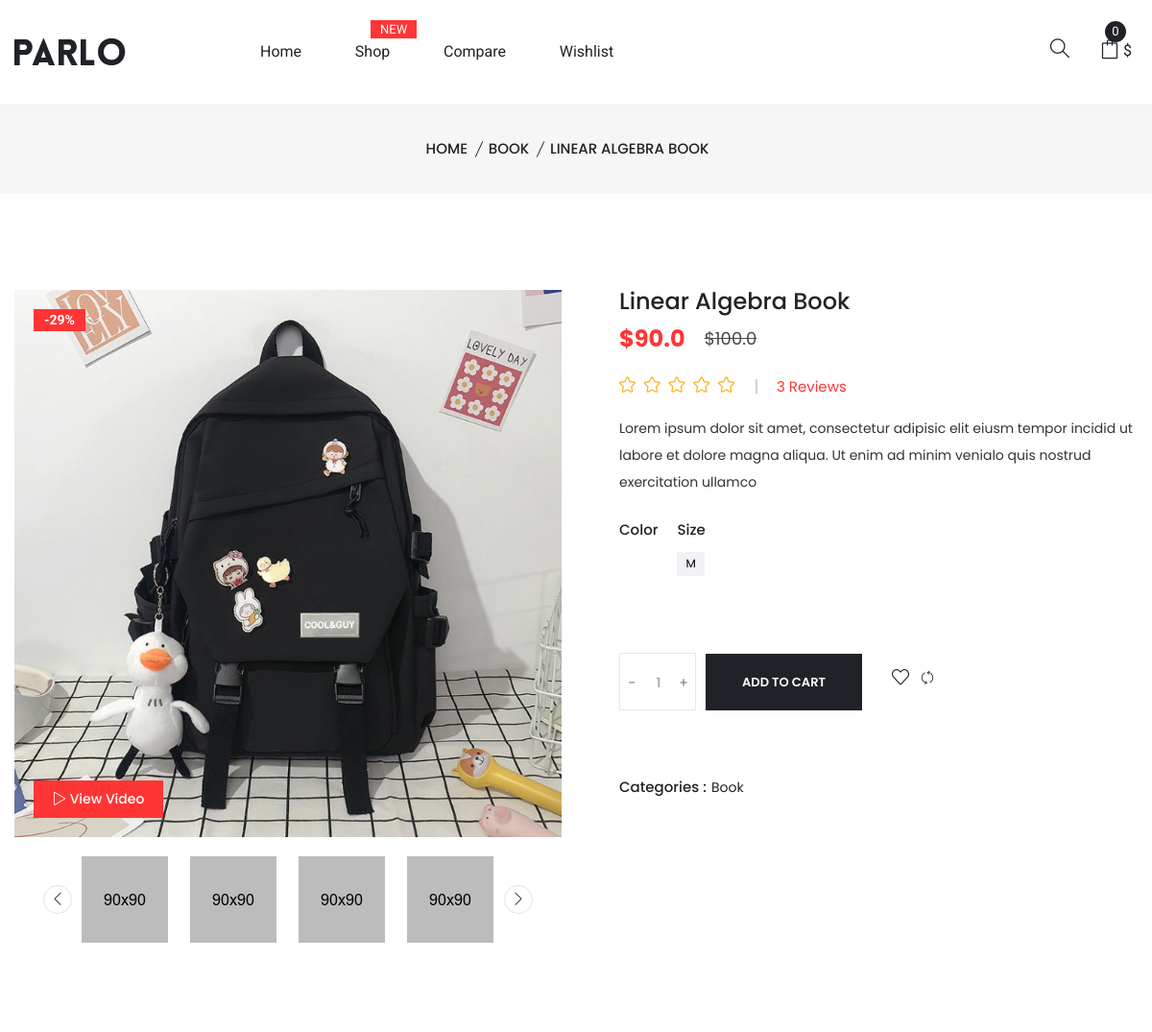
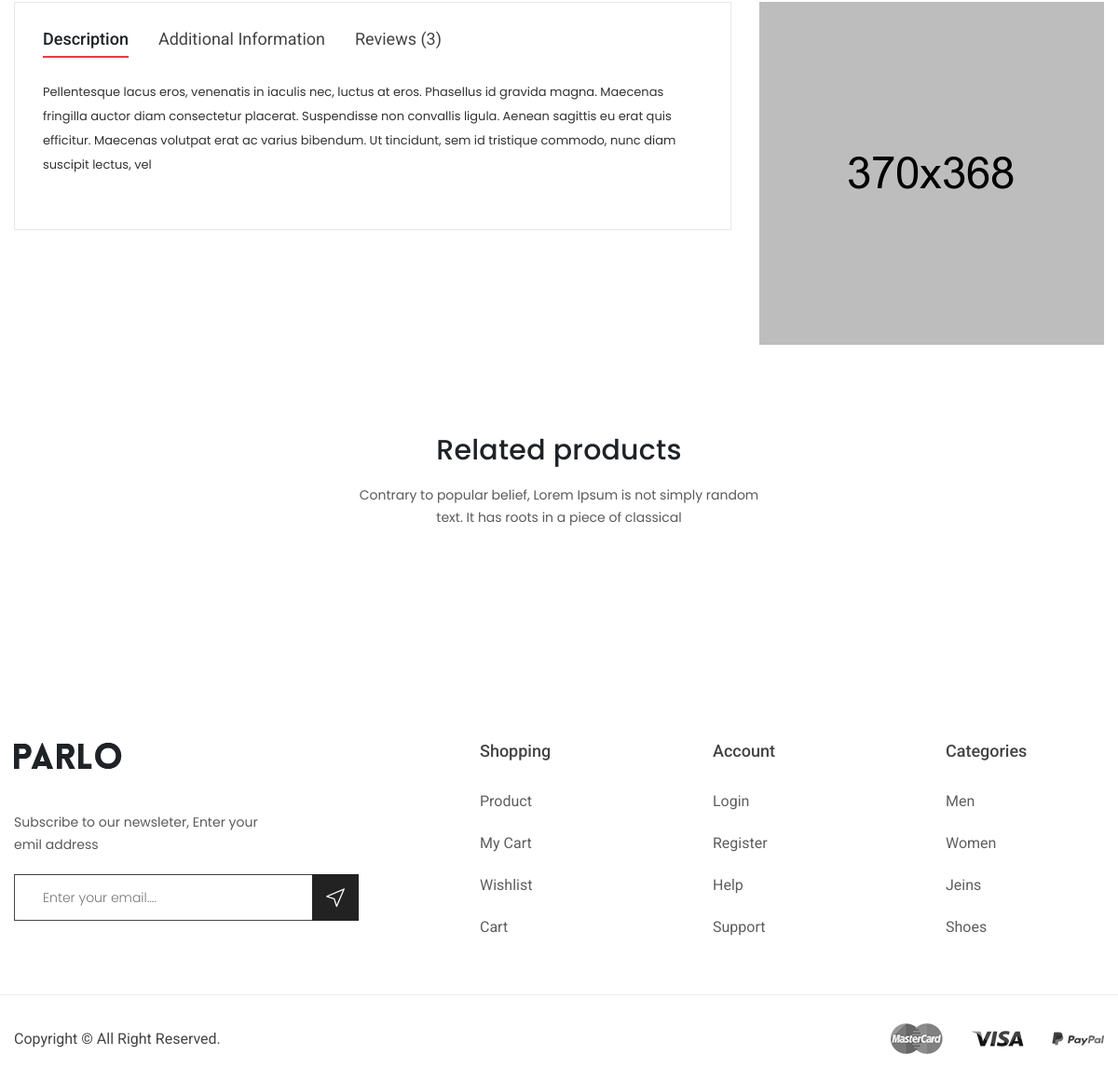
Screenshot of /good/20/ with the database file from the repository (2 pictures, top to bottom).
### main/models.py (models this page shows, shortened)
class Good(models.Model):
	title = models.CharField(max_length=50, blank=True)
	category = models.ForeignKey("Category", on_delete=models.CASCADE)
	level = models.IntegerField(blank=True, default=0)
	old_price = models.FloatField(default=0)
	price = models.FloatField(default=0)
	rating = models.FloatField(default=0)
	short_description = models.TextField(max_length=200, blank=True)
	weight = models.TextField(max_length=200, blank=True)
	dimension = models.TextField(max_length=200, blank=True)
	materials = models.TextField(max_length=200, blank=True)
	extra = models.TextField(max_length=200, blank=True)
	description = models.TextField(max_length=400, blank=True)
	color = models.ForeignKey("Color", on_delete=models.CASCADE)
	size = models.ForeignKey("Size", on_delete=models.CASCADE)
	logo = models.ImageField(upload_to='uploads', blank=True)
	logo2 = models.ImageField(upload_to='uploads', blank=True)
	logo3 = models.ImageField(upload_to='uploads', blank=True)
	logo4 = models.ImageField(upload_to='uploads', blank=True)
	logo5 = models.ImageField(upload_to='uploads', blank=True)
	logo6 = models.ImageField(upload_to='uploads', blank=True)
	logo_vertical = models.ImageField(upload_to='uploads', blank=True)
	logo_horizontal = models.ImageField(upload_to='uploads', blank=True)
	is_main = models.BooleanField(default=False)
	is_new = models.BooleanField(default=False)
	is_popular = models.BooleanField(default=False)
	is_discount = models.BooleanField(default=False)
	brand = models.ForeignKey("CategoryBrand", on_delete=models.CASCADE,null=True, blank=True)
	stock = models.IntegerField(blank=True, default=0)

class Category(models.Model):
	title = models.CharField(max_length=50, blank = True)
	parent = models.ForeignKey("Category", on_delete= models.CASCADE, blank= True, null= True)
	level = models.IntegerField(blank=True, default=0)
	good_count = models.IntegerField(default=0, blank = True)
	sub_category_count = models.IntegerField(default=0, blank= True)
	logo = models.ImageField(upload_to='uploads', blank = True)

class Size(models.Model):
	title = models.CharField(max_length=50, blank=True)
	code = models.CharField(max_length=50, blank=True)
	level = models.IntegerField(blank=True, default=0)
	category = models.ForeignKey("Category", on_delete=models.CASCADE, null= True)

### main/views.py (the view)
# urls.py: path('good/<int:good_id>/', goodHandler, name='product-details'),
def goodHandler(request, good_id):
	active_good = Good.objects.get(id=good_id)
	categories = Category.objects.all()
	related_products = Good.objects.filter(category__id = active_good.category.id).exclude(id = good_id)[:4]
	new_cart = None
	cart_items = []
	user_session_id = request.session.session_key
	if user_session_id:
		open_carts = Cart.objects.filter(session_id = user_session_id).filter(status = 0)
		if open_carts:
			new_cart = open_carts[0]
			cart_items = CartItem.objects.filter(cart__id=new_cart.id).filter(status = 0)
	context = {
		'active_good':active_good,
		'categories':categories,
		'related_products':related_products,
		'new_cart': new_cart,
		'cart_items': cart_items,
	}
	return render(request, 'product-details.html', context)

### templates/product-details.html (shortened to what this page needs)
{% extends 'base.html' %}
{% block content %}
<div class="breadcrumb-area pt-35 pb-35 bg-gray">
    <div class="container">
        <div class="breadcrumb-content text-center">
            <ul>
                <li>
                    <a href="/">Home</a>
                </li>
                {% if active_good.category %}
                    <li>
                        <a href="/catalog/{{active_good.category.id}}">{{active_good.category.title}}</a>
                    </li>
                {% endif %}
                <li class="active"> {{active_good.title}} </li>
            </ul>
        </div>
    </div>
</div>
<div class="product-details-area pt-100 pb-95">
    <div class="container">
        <div class="row">
            <div class="col-lg-6 col-md-6">
                <div class="product-details-img">
                    <div class="zoompro-border zoompro-span">
                        <img class="zoompro" src="/media/{{active_good.logo}}" data-zoom-image="" alt=""/>           <span>-29%</span>
                        <div class="product-video">
                            <a class="video-popup" href="https://www.youtube.com/watch?v=tce_Ap96b0c">
                                <i class="sli sli-control-play"></i>
                                View Video
                            </a>
                        </div>
                    </div>
                    <div id="gallery" class="mt-20 product-dec-slider">
                        <a data-image="/static/img/product-details/product-detalis-l1.jpg" data-zoom-image="/static/img/product-details/product-detalis-bl1.jpg">
                            <img src="/static/img/product-details/product-detalis-s1.jpg" alt="">
                        </a>
                        <a data-image="/static/img/product-details/product-detalis-l2.jpg" data-zoom-image="/static/img/product-details/product-detalis-bl2.jpg">
                            <img src="/static/img/product-details/product-detalis-s2.jpg" alt="">
                        </a>
                        <a data-image="/static/img/product-details/product-detalis-l3.jpg" data-zoom-image="/static/img/product-details/product-detalis-bl3.jpg">
                            <img src="/static/img/product-details/product-detalis-s3.jpg" alt="">
                        </a>
                        <a data-image="/static/img/product-details/product-detalis-l4.jpg" data-zoom-image="/static/img/product-details/product-detalis-bl4.jpg">
                            <img src="/static/img/product-details/product-detalis-s4.jpg" alt="">
                        </a>
                    </div>
                </div>
            </div>
            <div class="col-lg-6 col-md-6">
                <div class="product-details-content ml-30">
                    <h2>{{active_good.title}}</h2>
                    <div class="product-details-price">
                        <span>${{active_good.price}} </span>
                        <span class="old">${{active_good.old_price}} </span>
                    </div>
                    <div class="pro-details-rating-wrap">
                        <div class="pro-details-rating">
                            <i class="sli sli-star yellow"></i>
                            <i class="sli sli-star yellow"></i>
                            <i class="sli sli-star yellow"></i>
                            <i class="sli sli-star yellow"></i>
                            <i class="sli sli-star yellow"></i>
                        </div>
                        <span><a href="#">3 Reviews</a></span>
                    </div>
                    <p>{% if active_good.short_description %} {{ active_good.short_description }} {% else %} Lorem ipsum dolor sit amet, consectetur adipisic elit eiusm tempor incidid ut labore et dolore magna aliqua. Ut enim ad minim venialo quis nostrud exercitation ullamco {% endif %}</p>
                    <br>
                    <div class="pro-details-size-color">
                        <div class="pro-details-color-wrap">
                            <span>Color</span>
                            <div class="pro-details-color-content">
                                <ul>
                                    {% if active_good.color %}
                                    <li class="{{ active_good.color.code }}"></li>
                                    {% endif %}
                                </ul>
                            </div>
                        </div>
                        <div class="pro-details-size">
                            <span>Size</span>
                            <div class="pro-details-size-content">
                                <ul>
                                    {% if active_good.size %}
                                    <li><a href="#">{{ active_good.size.code }}</a></li>
                                    {% endif %}
                                </ul>
                            </div>
                        </div>
                    </div>
                    <div class="pro-details-quality">
                    <form action="/cart/" method="POST">
                        <div class="pro-details-quality">
                            <div class="cart-plus-minus">
                                <input class="cart-plus-minus-box" type="text" name="amount" value="1">
                            </div>
                            <div class="pro-details-cart btn-hover">
                                <button>Add To Cart</button>
                            </div>
                        </div>
                    </form>
                    <form action="/cart/" method="post">
                        <div class="pro-details-wishlist">
                            <button style="background-color: white; border:none; " title="Add To Wishlist" href="#"><i class="sli sli-heart"></i></button>
                        </div>
                    </form>
                    <form action="/cart/" method="post">
                        <div class="pro-details-compare">
                            <button style="background-color: white; border:none; " title="Add To Compare" href="#"><i class="sli sli-refresh"></i></>
                        </div>
                    </form>
                    </div>
                    <div class="pro-details-meta">
                        <span>Categories :</span>
                        <ul>
                            {% if active_good.category %}
                            <li><a href="/catalog/{{active_good.category.id}}">{{active_good.category.title}} </a></li>
                            {% endif %}
                        </ul>
                    </div>
                </div>
            </div>
        </div>
    </div>
</div>
<div class="description-review-area pb-95">
    <div class="container">
        <div class="row">
            <div class="col-lg-8 col-md-8">
                <div class="description-review-wrapper">
                    <div class="description-review-topbar nav">
                        <a class="active" data-toggle="tab" href="#des-details1">Description</a>
                        <a data-toggle="tab" href="#des-details3">Additional information</a>
                        <a data-toggle="tab" href="#des-details2">Reviews (3)</a>
                    </div>
                    <div class="tab-content description-review-bottom">
                        <div id="des-details1" class="tab-pane active">
                            <div class="product-description-wrapper">
                                {% if active_good.description %}
                                <p>{{active_good.description }}</p>
                                {% else %}
                                <p>Pellentesque lacus eros, venenatis in iaculis nec, luctus at eros. Phasellus id gravida magna. Maecenas fringilla auctor diam consectetur placerat. Suspendisse non convallis ligula. Aenean sagittis eu erat quis efficitur. Maecenas volutpat erat ac varius bibendum. Ut tincidunt, sem id tristique commodo, nunc diam suscipit lectus, vel</p>
                                {% endif %}
                            </div>
                        </div>
                    </div>
                </div>
            </div>
            <div class="col-lg-4 col-md-4">
                <div class="pro-dec-banner">
                    <a href="#"><img src="/static/img/banner/banner-15.png" alt=""></a>
                </div>
            </div>
        </div>
    </div>
</div>
<div class="product-area pb-70">
    <div class="container">
        <div class="section-title text-center pb-60">
            <h2>Related products</h2>
            <p> Contrary to popular belief, Lorem Ipsum is not simply random text. It has roots in a piece of classical</p>
        </div>
    </div>
</div>
{% endblock content %}

### static/css/plugins.css (style rules this page uses)
.slick-slider { position:relative;display:block;box-sizing:border-box;-webkit-user-select:none;-moz-user-select:none;-ms-user-select:none;user-select:none;-webkit-touch-callout:none;-khtml-user-select:none;-ms-touch-action:pan-y;touch-action:pan-y;-webkit-tap-highlight-color:transparent }
.slick-slide { display:none;float:left;height:100%;min-height:1px }
.slick-slide img { display:block }
.slick-initialized .slick-slide { display:block }

### rows the page displays
Good: category "BOOK", title "LINEAR ALGEBRA BOOK", logo (picture), title "Linear Algebra Book", price "90.0", old_price "100.0", size.code "M", category "Book"
